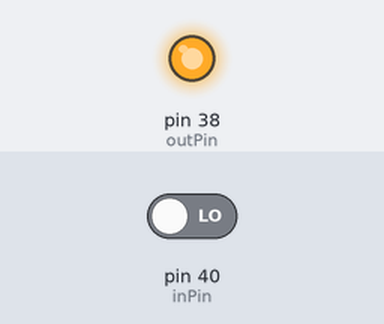
The program below on a simulated Raspberry Pi (header pin numbers). Shown: output pins drawn as LEDs (lit = HIGH). The test bench sets the inputs (shaded band); at power-on: pin 40 (inPin) LOW.

Above: at 1.2 s.
1.3 s: pin 40 (inPin) driven HIGH
At 1.7 s:
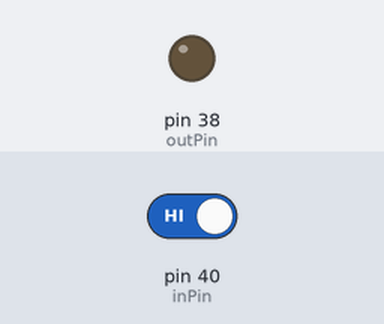
2.8 s: pin 40 (inPin) driven LOW
At 4.1 s:
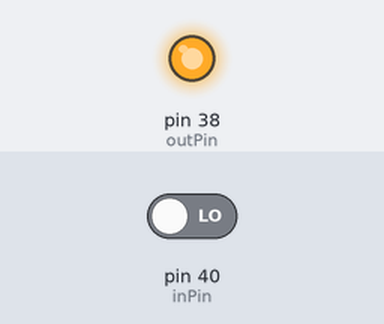
Timing chart, 0 to 5.8 s (numbered marks = the images above; inputs shaded):
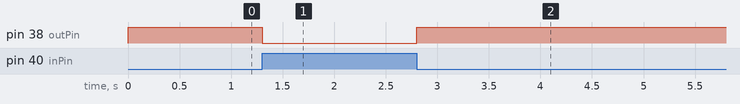

The program:

2._ButtonLED_pullUp.py
```python
import RPi.GPIO as GPIO
from time import sleep

inPin = 40
outPin = 38

GPIO.setwarnings(False)
GPIO.setmode(GPIO.BOARD)
GPIO.setup(inPin, GPIO.IN)
GPIO.setup(outPin, GPIO.OUT)

try:
    while True:
        readVal = GPIO.input(inPin)
        if readVal == 1:
            GPIO.output(outPin, 0)
        if readVal == 0:
            GPIO.output(outPin, 1)


except KeyboardInterrupt:
    GPIO.cleanup()
```

Measured:
- after the input at 1.3 s, pin 38 (outPin): HIGH → LOW at once
- after the input at 2.8 s, pin 38 (outPin): LOW → HIGH at once
